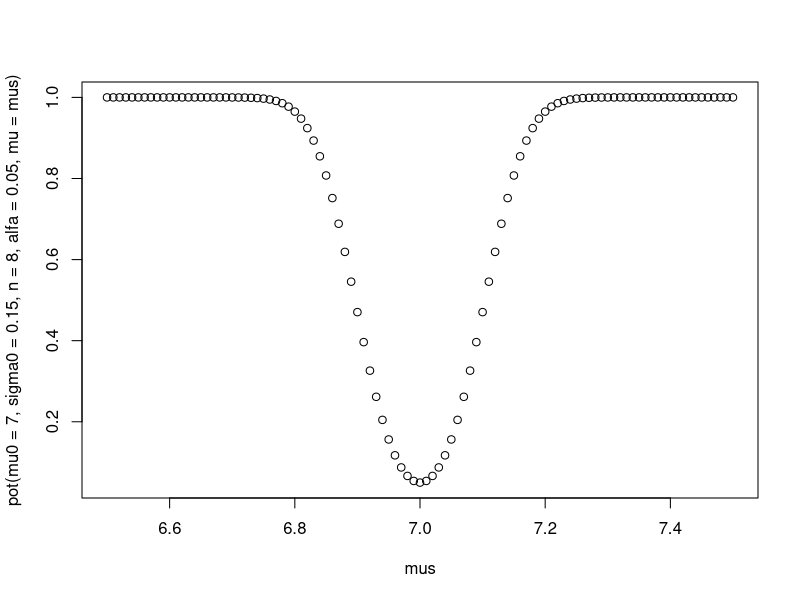

This figure's R source:
# Ejercicio 1 ####

## a ####
x <- c(6.90, 7.10, 7.20, 7.07, 7.15, 7.04, 7.18, 6.95)
mu0 <- 7
sigma0 <- 0.15
n <- length(x)
alfa <- 0.05

t <- sqrt(n) * abs(mean(x)-mu0)/sigma0
t
cuantil <- qnorm(1-alfa/2)
cuantil
t>cuantil

## b ####
# Miremos la potencia

mus <- seq(6.5, 7.5, .01)
pot <- function(mu0, sigma0, n, alfa, mu) {
  1 - (pnorm(qnorm(1-alfa/2)+sqrt(n) * (mu0-mu)/sigma0) - pnorm(qnorm(alfa/2)+sqrt(n) * (mu0-mu)/sigma0))
}
plot(mus, pot(mu0 = 7, sigma0 = 0.15, n = 8, alfa = .05, mu = mus))

# El error de tipo II es 1-potencia
1 - pot(mu0 = 7, sigma0 = 0.15, n = 8, alfa = .05, mu = 7.1)

## c ####
pot(mu0 = 7, sigma0 = 0.15, n = 8, alfa = .05, mu = 7.1)
pot(mu0 = 7, sigma0 = 0.15, n = 8, alfa = .05, mu = 6.9)
# Como es de esperarse, la potencia es simétrica.
# El test no cumple con la potencia deseada

# Voy a buscar el mínimo con r para encontrar el n mínimo
target <- function(n) {
  abs(pot(mu0 = 7, sigma0 = .15, n = n, alfa = .05, mu = 7.1) - .8)
}

ceiling(optim(par = c(10), target )$par)

## Ejercicio 3 ####
## a ####

mu0 <- 0.7
x_media <- 0.85
S <- 0.05
n <- 12
alfa <- .05

t <- sqrt(n) * abs(x_media-mu0)/S
t
cuantil <- qt(df = n-1, p = 1-alfa/2)
cuantil
t > cuantil

2*(1-pt(df = n-1, q =t))

## b ####
sigma0 <- 0.03
t <- (n-1) * (S/sigma0)^2
cuantil <- qchisq(df = 12, p = .05)
cuantil

pchisq(df = 12, q = t)

## Ejercicio 5 ####
n <- 3*60*60
x_mean <- 5029/n
alfa <- .01
cuantil <- qchisq(df = 1, p = 1-alfa)
cuantil
lambda0 <- .5

t <- 2*n * (lambda0 - x_mean - x_mean * log(lambda0/x_mean))
t
t > cuantil

p_valor <- 1 - pchisq(df = 1, q = t)
p_valor
